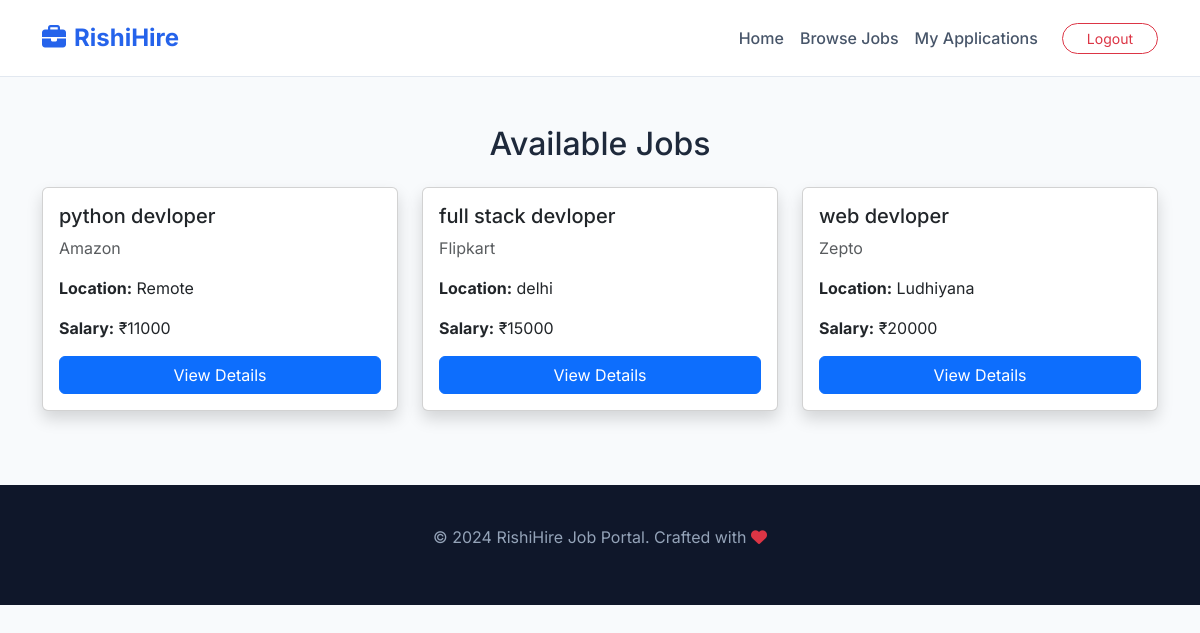
/accounts/candidate-dashboard/ (signed in), run on the app's committed database.
### jobs/models.py (models this page shows, shortened)
class Job(models.Model):
    employer = models.ForeignKey(settings.AUTH_USER_MODEL, on_delete=models.CASCADE)
    title = models.CharField(max_length=200)
    company = models.CharField(max_length=200)
    location = models.CharField(max_length=200)
    salary = models.IntegerField()
    description = models.TextField()

### accounts/views.py (the view)
# urls.py: path('candidate-dashboard/', views.candidate_dashboard, name='candidate_dashboard'),
@login_required
def candidate_dashboard(request):
    jobs = Job.objects.all()
    return render(request, 'accounts/candidate_dashboard.html', {
        'jobs': jobs
    })

### accounts/templates/accounts/candidate_dashboard.html
{% extends 'base.html' %}
{% block content %}
<div class="container mt-5">
    <h2 class="mb-4 text-center">Available Jobs</h2>
    <div class="row">
        {% for job in jobs %}
        <div class="col-md-4 mb-4">
            <div class="card shadow h-100">
                <div class="card-body">
                    <h5 class="card-title">{{ job.title }}</h5>
                    <p class="text-muted">{{ job.company }}</p>
                    <p><strong>Location:</strong> {{ job.location }}</p>
                    <p><strong>Salary:</strong> ₹{{ job.salary }}</p>
                    <a href="{% url 'job_detail' job.id %}" class="btn btn-primary w-100">
                        View Details
                    </a>
                </div>
            </div>
        </div>
        {% empty %}
            <p>No jobs available</p>
        {% endfor %}
    </div>
</div>
{% endblock %}

### templates/base.html (style rules this page uses)
:root { --primary-color: #2563eb; --secondary-color: #6366f1; --bg-light: #f8fafc; }
body { font-family: 'Inter', sans-serif; background-color: var(--bg-light); color: #1e293b; }

### data on the page
Job: title "python devloper", company "Amazon", location "Remote", salary "11000"
Job: title "full stack devloper", company "Flipkart", location "delhi", salary "15000"
Job: title "web devloper", company "Zepto", location "Ludhiyana", salary "20000"
